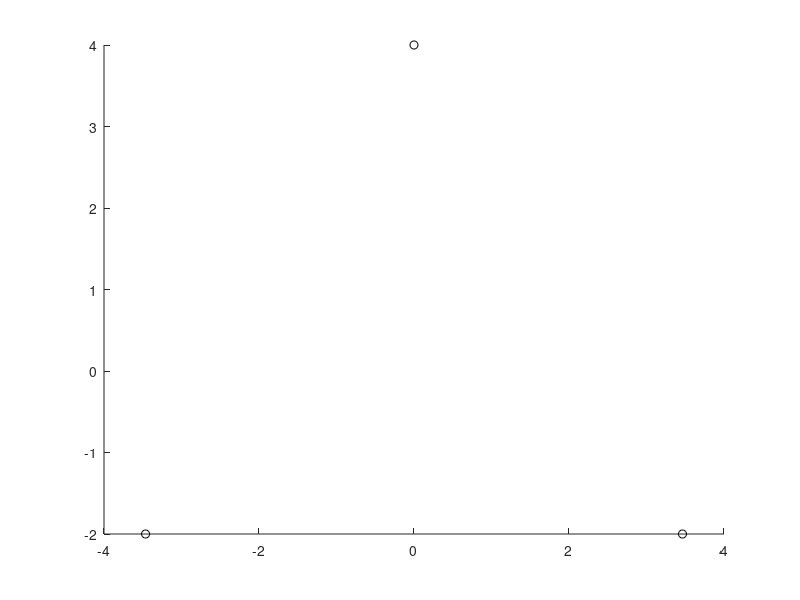

This chart was generated by the following MATLAB code: (Note: this script raises an error after producing the figure.)
global m; global G;
clear all
close all
clc

% %Ana Hudomal 16p
% %butterfly 1
% % dx0 = 0.30689; dy0 = 1.2551;
% %butterfly 2
% % dx0 = 0.39295; dy0 = 0.09758;
% %bumblebee
% % dx0 = 0.18428; dy0 = 0.58719;
% x_init = [-1 0;1 0; 0 0]; 
% v_init = [dx0 dy0; dx0 dy0; -2*dx0 -2*dy0]; 
% m = [1 1 1];

% %Xiaoming Lia , Shijun Liao. December 2017 
% % I.A_{100}^{i.c.}
% v_1 = 0.0670760777;
% v_2 = 0.5889627892;

% %I.A_{77}^{i.c.}
% v_1 = 0.4159559963;
% v_2 = 0.2988672319;

% % I.B_{102}^{i.c.}
% v_1 = 0.4784306757;
% v_2 = 0.3771895698;

% % II.C_{156}^{i.c.}
% v_1 = 0.3231926176;
% v_2 = 0.3279135713;
% 
% x_init = [-1 0 ; 1 0; 0 0];
% v_init = [v_1 v_2; v_1 v_2; -2*v_1 -2*v_2];
% m = [1, 1, 1];

% %lagrange equliteral triangular solution
m = [1, 2, 3];
s3_size = 1; s3_rad = 0;
x_init = 2*[0 2 ; -sqrt(3) -1 ; sqrt(3) -1];
v_init = 1/sum(m) * [(-m(2)-m(3)/2) (-sqrt(3)/2*m(3));(m(1)+m(3)/2) (-sqrt(3)/2*m(3)); (m(1)/2-m(2)/2) (sqrt(3)/2*m(1)+sqrt(3)/2*m(2))];
v_init = s3_size*v_init*[cos(s3_rad) sin(s3_rad) ; -sin(s3_rad) cos(s3_rad)];

% %Euler collinear solution
% m = [1 2 3];
% syms lamb_sym
% assume(lamb_sym, 'real')
% 
% ecs_equ = (m(1)+m(2))*lamb_sym^5 + (3*m(1)+2*m(2))*lamb_sym^4+(3*m(1)+m(2))*lamb_sym^3-(m(2)+3*m(3))*lamb_sym^2-(2*m(2)+3*m(3))*lamb_sym-(m(2)+m(3)) == 0;
% lamb_ecs = solve(ecs_equ, lamb_sym);
% 
% fprintf("%f\n", lamb_ecs);
% 
% %(m(2)+m(3)*(1+lamb_sym))/(m(1)-m(3)*lamb_sym) - (m(2)-m(3)*(1/(1+lamb_sym))^2)/(m(1)-m(3)*(1/lamb_sym)^2) == 0;
% %(-m(1)*m(3)-m(2)*m(3))*lamb_sym^5+(-m(1)*m(3)-2*m(1)*m(3)-2*m(2)*m(3))*lamb_sym^4+(-3*m(1)*m(3)+2*m(3).^2-m(2)*m(3))*lamb_sym^3+(-2*m(1)*m(3)+m(2)*m(3)+3*m(3).^2)*lamb_sym^2+(2*m(2)*m(3)+3*m(3).^2)*lamb_sym+(m(2)*m(3)+m(3).^2) == 0;
% %(m(1)+m(2))*lamb_sym^5 + (3*m(1)+2*m(2))*lamb_sym^4+(3*m(1)+m(2))*lamb_sym^3-(m(2)+3*m(3))*lamb_sym^2-(2*m(2)+3*m(3))*lamb_sym-(m(2)+m(3)) == 0;
% %(m(2)+m(3)*(1+lamb_sym))/(m(1)-m(3)*lamb_sym) - (m(2)+m(3)*(1/(1+lamb_sym))^2)/(m(1)-m(3)*(1/lamb_sym)^2) == 0;
% s_3 = [1 0];
% sv_3 = [-1/2 1];
% form_ecs = 1/sum(m)*[-m(2)-m(3)-lamb_ecs*m(3) ; m(1)-lamb_ecs*m(3) ; m(1)+lamb_ecs*m(1)+lamb_ecs*m(2)];
% x_init = form_ecs*s_3;
% v_init = form_ecs*sv_3;


G = 1;
init = [x_init v_init]';
init = init(:)';
hold on;
for i = 1:3
    plot(x_init(i,1), x_init(i,2), 'ko');
end

E = 0;
for i = 0:2
    j = mod(i,3)+1;
    k = mod(i+1,3)+1;
    E = E + 1/2*m(j)*norm(v_init(j,:))^2 ...
        - G*m(j)*m(k)/norm(x_init(j,:)-x_init(k,:));
end

syms('x_sym', [3 4]);
assume(x_sym, 'real')

T_sym = E;
for i = 0:2
    j = mod(i,3)+1;
    k = mod(i+1,3)+1;
    T_sym = T_sym + G * m(j) * m(k) / norm(x_sym(j,1:2)-x_sym(k,1:2));
end

T_sym_diff = 0;
for i = 0:2
    j = mod(i,3)+1;
    k = mod(i+1,3)+1;
    T_sym_diff = T_sym_diff + G * m(j) * m(k) * dot(x_sym(j,1:2)-x_sym(k,1:2),x_sym(j,3:4)-x_sym(k,3:4)) ...
                                / norm(x_sym(j,1:2)-x_sym(k,1:2))^2 ;
end

global GE;
GE{3, 2} = [];
ge{3, 2} = [];
for i = 1:3
    for j = 1:2
        ge{i, j} = 0;
        for k = 1:3
            for l = 1:2
                ge{i, j} = ge{i, j}  - diff(T_sym, x_sym(k,l))*x_sym(k,l+2)*x_sym(i,j+2) ...
                    + 1/(2*T_sym)*diff(T_sym, x_sym(i,j))*x_sym(k,l+2)^2;
            end
        end
        GE{i,j} = @(x) eval(subs(ge{i,j}, x_sym, reshape(x,[4,3])'));
    end
end



global GEt;
GEt{3,2} = [];
get{3,2} = [];
for i = 1:3
    for j = 1:2
         get{i,j} = T_sym_diff / T_sym * x_sym(i,j+2);
         for k = 1:3
             for l = 1:2
                get{i,j} = get{i,j} - 1/T_sym * diff(T_sym,x_sym(k,l)) * x_sym(k,l+2) * x_sym(i,j+2) ...
                    + 1/(2*T_sym) * diff(T_sym,x_sym(i,j)) * x_sym(k,l+2)^2;
             end
         end
         GEt{i,j} = @(x) eval(subs(get{i,j}, x_sym, reshape(x,[4,3])'));
    end
end

global EL;
EL{3, 2} = [];
el{3, 2} = [];
for i = 1:3 %particles' index
    next_1 = mod(i, 3)+1; 
    next_2 = mod(i+1, 3)+1;
    r1_sq = (x_sym(i, 1) - x_sym(next_1, 1)).^2+(x_sym(i, 2)-(x_sym(next_1, 2))).^2;
    r2_sq = (x_sym(i, 1) - x_sym(next_2, 1)).^2+(x_sym(i, 2)-(x_sym(next_2, 2))).^2;
    for j = 1:2 % x, y 
        el{i, j} = - G*m(next_1)*(x_sym(i, j) - x_sym(next_1, j))/(r1_sq.^(1.5))...
                   - G*m(next_2)*(x_sym(i, j) - x_sym(next_2, j))/(r2_sq.^(1.5));
        EL{i, j} = @(x) eval(subs(el{i,j}, x_sym, reshape(x, [4, 3])'));
    end
end


dt = 1/50;

X_dt = dt;
P_dt = dt;

plot_interval = 0.05;

cycle = 10;
clear("X")
clear("P")

X(1, :) = init;
P(1, :) = init;


while(1)
    for i = 1:cycle
        fprintf("%d\n", i);

        % X_dt = Fit_dt(X_dt, plot_interval, X(i, :), @g);
        % P_dt = Fit_dt(P_dt, plot_interval, P(i, :), @eulagrange);
    
        % fprintf("a\n");
        X(i+1, :) = RK4(X(i, :), @g, X_dt);
        P(i+1, :) = RK4(P(i, :), @eulagrange, P_dt);

        % fprintf("b\n");
    end
    fprintf("plot graph1\n");

    plot(X(:, 1),X(:, 2), 'r--');
    plot(X(:, 5),X(:, 6), 'g--');
    plot(X(:, 9),X(:, 10), 'b--');

    fprintf("plot graph2\n");
    plot(P(:, 1),P(:, 2), 'k:');
    plot(P(:, 5),P(:, 6), 'k:');
    plot(P(:, 9),P(:, 10), 'k:');

    fprintf("refresh\n");
    X(1, :) = X(cycle+1, :);
    P(1, :) = P(cycle+1, :);
    pause(0.1);

end

function null = plot_curr_triangle(pos)
    plot([pos(1), pos(5), pos(9), pos(1)] , [pos(2),pos(6),pos(10),pos(2)] , 'b-');
end

function dxdt = g(x) 
    global GE; 
    dxdt = zeros(size(x));
    for i = 1:3
        for j = 1:2
             dxdt((i-1)*4+j) = x((i-1)*4+j+2);
             dxdt((i-1)*4+j+2) = GE{i,j}(x);
        end
    end
end

function dxdt_t = g_t(x) 
    global GEt; 
    dxdt_t = zeros(size(x));
    for i = 1:3
        for j = 1:2
             dxdt_t((i-1)*4+j) = x((i-1)*4+j+2);
             dxdt_t((i-1)*4+j+2) = GEt{i,j}(x);
        end
    end
end

function slope = eulagrange(x)
    global EL;
    slope = zeros(size(x));
    for i = 1:3
        for j = 1:2
            slope((i-1)*4+j) = x((i-1)*4+j+2);
            slope((i-1)*4+j+2) = EL{i,j}(x);
        end
    end
end

function next_pos = RK4(curr_pos, func, dt)
    k1 = func(curr_pos(:));
    k2 = func(curr_pos(:) + k1*dt/2); 
    k3 = func(curr_pos(:) + k2*dt/2); 
    k4 = func(curr_pos(:) + k3*dt); 
    next_pos = curr_pos(:) + (k1 + 2*k2 + 2*k3 + k4)*dt/6;
end

function result_dt = Fit_dt(dt, fit_val, curr_pos, func)
    accuracy = 0.00000001;
    next_pos = RK4(curr_pos,func, dt);
    disp  = sqrt((next_pos(1) - curr_pos(1)).^2 + (next_pos(2) - curr_pos(2)).^2);
    while( abs(disp - fit_val) > accuracy)
        dt = fit_val*dt/disp;
        next_pos = RK4(curr_pos,func, dt);
        disp  = sqrt((next_pos(1) - curr_pos(1)).^2 + (next_pos(2) - curr_pos(2)).^2);
    end
    result_dt = dt;
end

